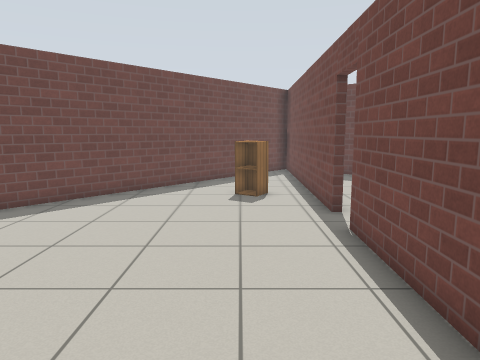
view 1 (above)

21 first-person views from a walk through a robot-simulator world made for Gazebo. The camera is 1.2 m above the floor, tilts 8° down and sees 70° across. The floor is counted in squares, 0.5 m on a side. Each view is taken from the middle of a square. On the plan, view 1 faces up. The plan holds only what a view shows up to about 20 squares ahead; the rest is blank. The place goes on beyond the plan. The robots in the file are not drawn. Simple patterns stand in for the simulator's built-in surfaces.

view 2
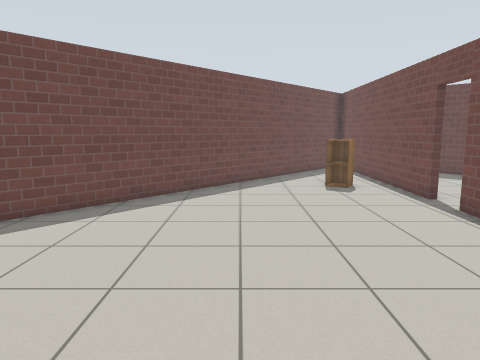

view 3
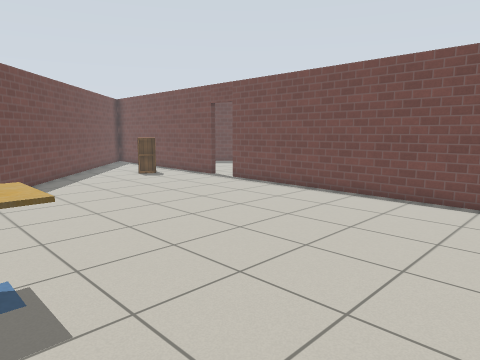

view 4
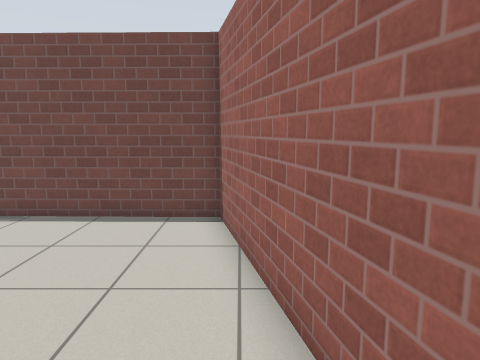

view 5
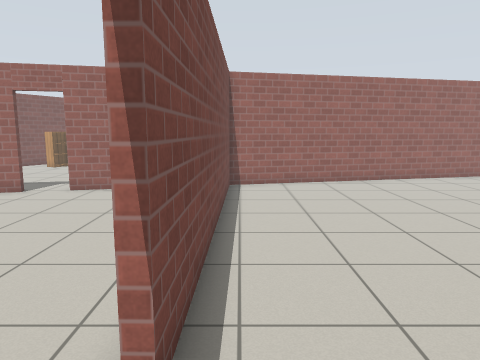

view 6
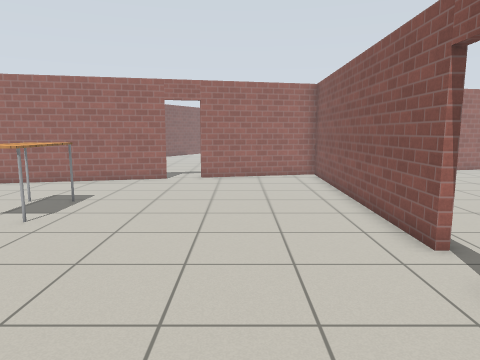

view 7
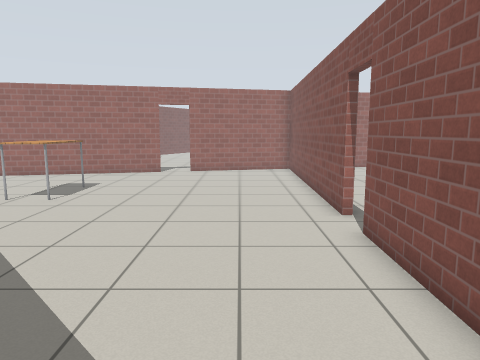

view 8
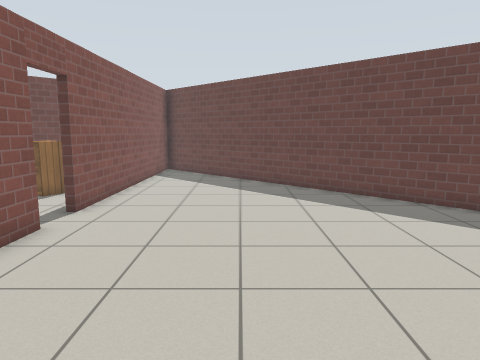

view 9
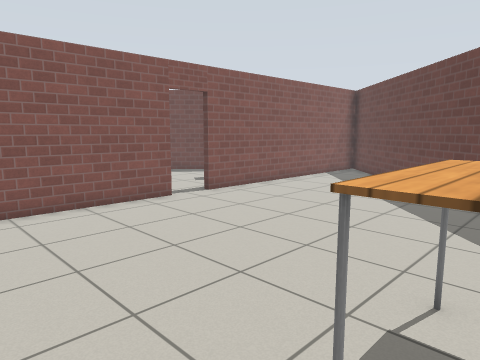

view 10
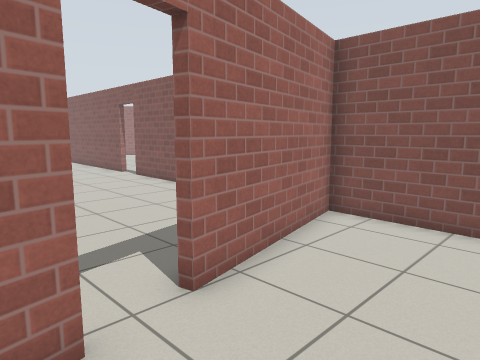

view 11
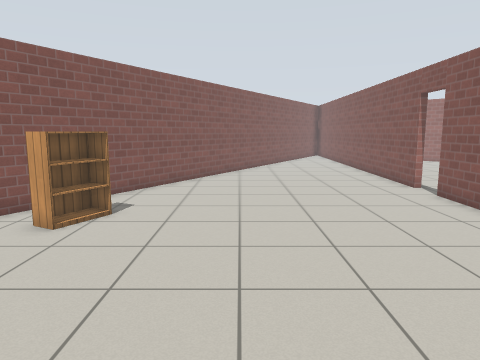

view 12
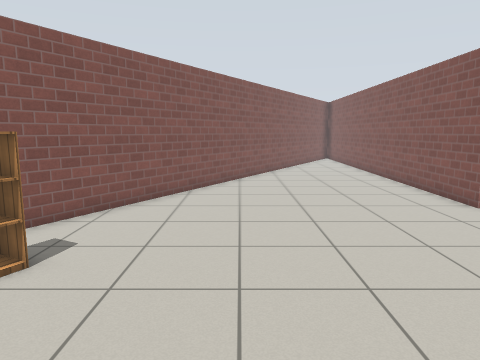

view 13
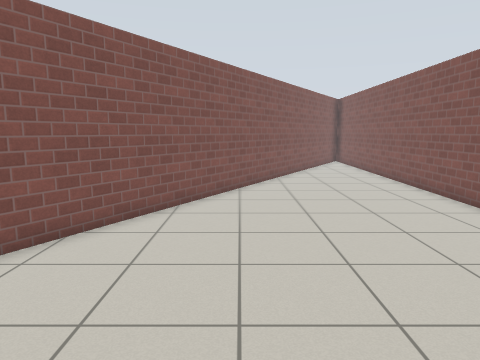

view 14
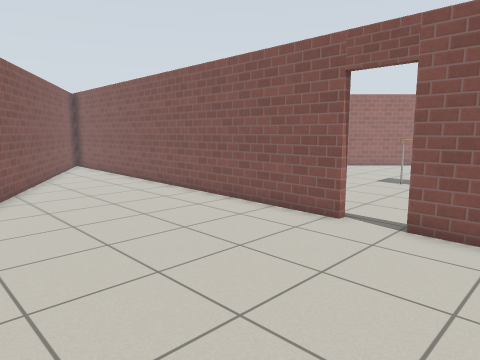

view 15
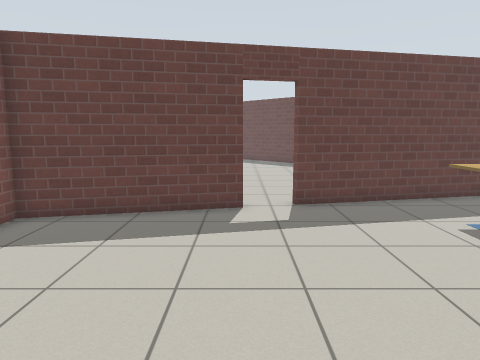

view 16
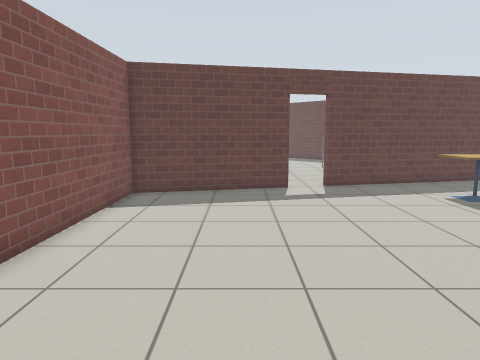

view 17
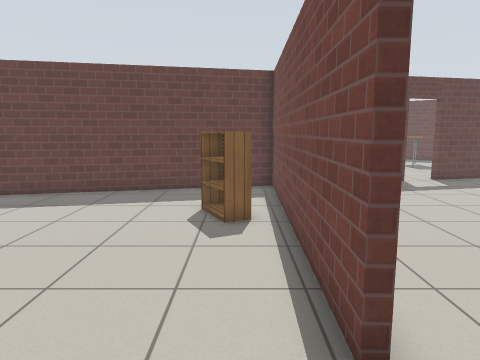

view 18
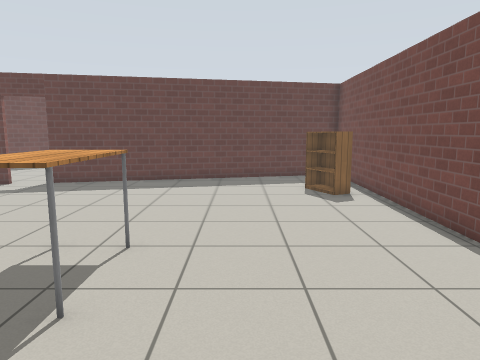

view 19
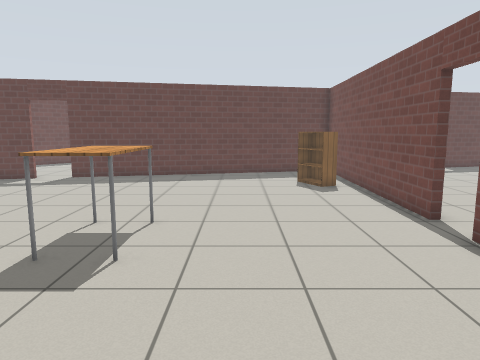

view 20
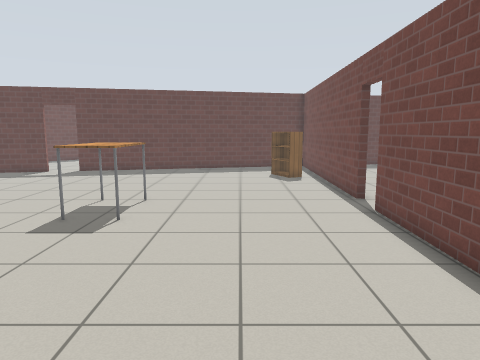

view 21
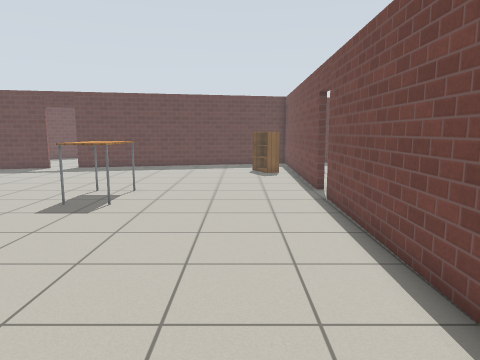

### Floor plan
Points are (right, up) in squares from view 1. A wall is a line through its corners. A room is listed if a view was taken in it or the views show most of it. See-through windows are left out.
Room 1 (views 1, 2, 3, 4, 5)
walls: (2.8, 10) (3, 19.5); (-10.5, -7.3) (2.5, -4.4) (2.7, 8.4); (0.7, 19.5) (-10.5, 7)
ways out: open door at (3, 9.5) to room 2
objects: cafe table (-9, 0) to (-9, 2); cabinet (0, 13) to (1, 14)
Room 2 (views 6, 7, 8, 9, 10)
walls: (3, 8.4) (2.8, -4.4); (15.3, 10.2) (6, 19.5); (10.7, -2.6) (15.6, -1.5); (2.5, -4.4) (9.1, -2.9); (3.3, 19.6) (3.1, 10)
ways out: open door at (3, 9.5) to room 1; open door at (9.5, -3) to room 3
objects: table (13, 3) to (14, 6)
Room 3 (views 11, 12, 13, 14, 15, 16)
walls: (2.5, -18.5) (2.2, -31.5); (9.2, -3.2) (2.8, -4.7) (2.5, -16.9); (6.6, -31.5) (15.6, -15.9); (15.5, -1.8) (10.8, -2.9)
ways out: open door at (9.5, -3) to room 2; open door at (2, -17.5) to room 4
objects: bookshelf (14, -14) to (15, -12); cafe table (15, -7) to (15, -5)
Room 4 (views 17, 18, 19, 20, 21)
walls: (2.2, -16.9) (2.5, -4.4); (2, -27) (2.2, -18.5); (2.6, -4.7) (-10.6, -7.7)
ways out: open door at (2, -17.5) to room 3
objects: table (-7, -20) to (-5, -17); bookshelf (0, -11) to (1, -9)

Positions as (right, up) in squares from view 1, and headings:
1: (0, 0), facing up
2: (-4, -2), facing up
3: (-10, -5), facing up-right
4: (-7, -5), facing right
5: (2, 11), facing down
6: (7, 15), facing down
7: (6, 18), facing down
8: (8, 0), facing up
9: (14, 1), facing up-left
10: (12, 1), facing down-left
11: (10, -4), facing down
12: (10, -8), facing down
13: (10, -11), facing down
14: (11, -14), facing down-left
15: (9, -14), facing up
16: (7, -18), facing up
17: (1, -20), facing up
18: (-3, -24), facing up
19: (-3, -26), facing up
20: (-2, -29), facing up
21: (-1, -31), facing up
